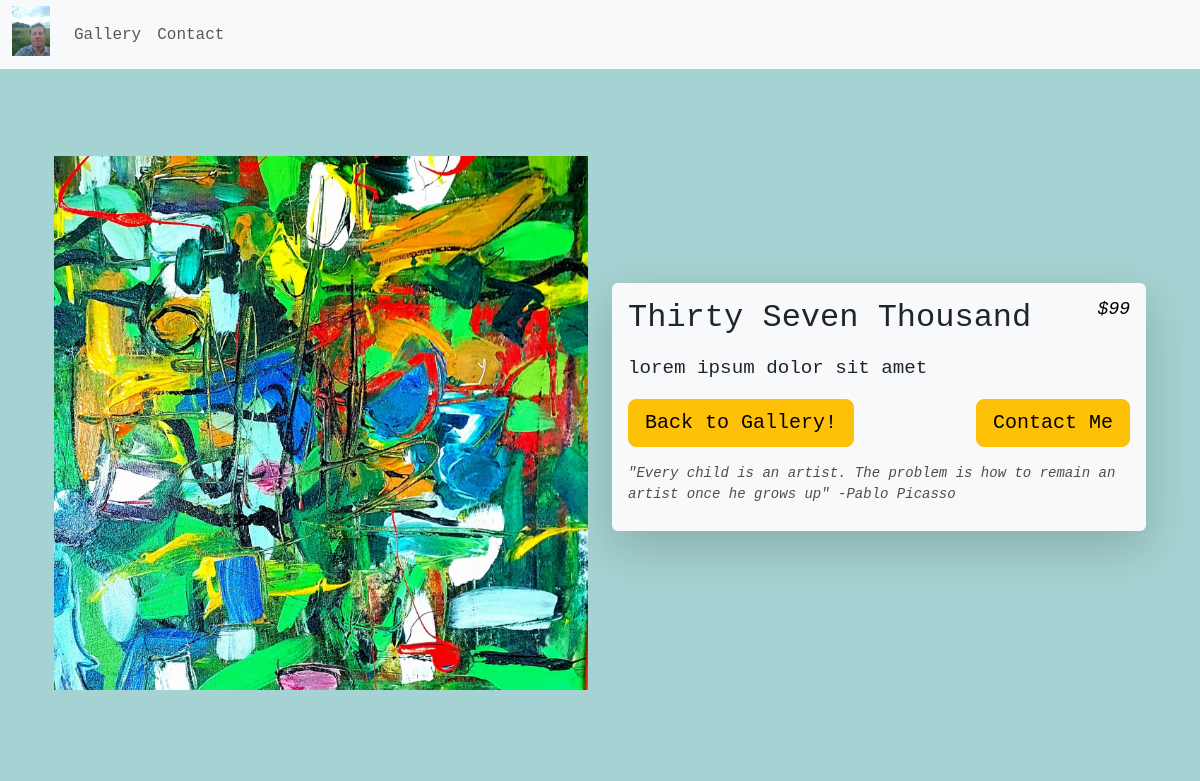
Before: /gallery/Thirty Seven Thousand/ with the older database file.
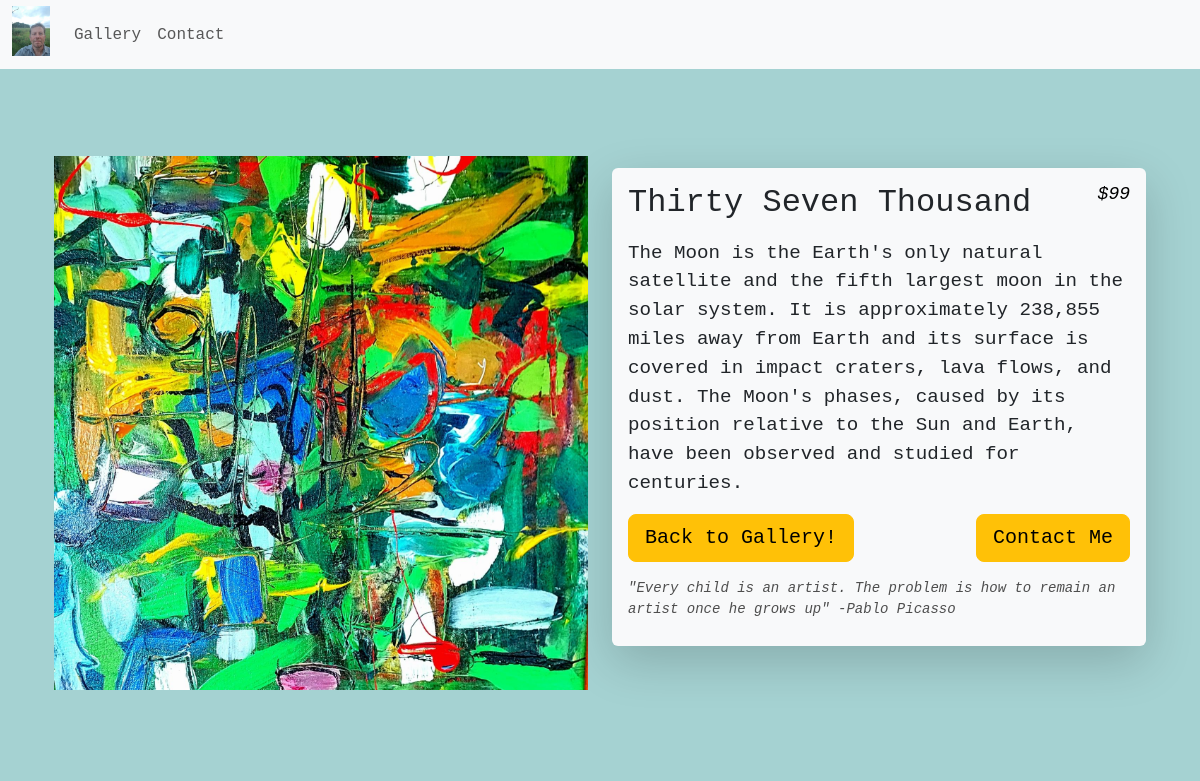
After: the same page with the newer database file.
### jimTheArtist/models.py (models this page shows, shortened)
class Painting(models.Model):
    title = models.CharField(max_length=100)
    description = models.TextField()
    price = models.IntegerField()
    image = models.ImageField(upload_to='paintings/')

### jimTheArtist/views.py (the view)
# urls.py: path('gallery/<str:painting_name>/', views.painting, name='painting'),
def painting(request, painting_name):
    painting = get_object_or_404(Painting, title=painting_name)
    return render(request, 'painting.html', {'painting': painting, 'quote': random.choice(quotes)})

### jimTheArtist/templates/painting.html (shortened to what this page needs)
{% extends 'base.html' %}
{% block content %}
<div class="container">
    <div class="row">
        <div class="col-md-6">
            <span class="d-block mb-3"><img class="full-screen-image w-100 painting_img" src="{{ painting.image.url }}"></span>
        </div>
        <div class="col-md-6 d-flex flex-column justify-content-center">
            <div class="shadow-lg p-3 mb-5 bg-body-tertiary rounded">
              <div class="mb-3">
                <h1 class="h2 mb-2 painting_title">{{ painting.title }} <span class="price-text h5"> ${{ painting.price }}</span></h1>
                <p class="small painting-text">{{ painting.description }}</p>
              </div>
              <div class="d-flex justify-content-between mb-3">
                <a href="{% url 'gallery' %}" class="btn btn-warning btn-lg mr-3">Back to Gallery!</a>
                <a href="{% url 'contact' %}" class="btn btn-warning btn-lg">Contact Me</a>
              </div>
              <p class="small mb-0 quote-text">{{ quote }}</p>
            </div>
          </div>
    </div>
</div>
{% endblock %}

Changed rows visible on the page:
changed Painting "Thirty Seven Thousand": description "lorem ipsum dolor sit amet" → "The Moon is the Earth's only natural satellite and the fifth largest moon in the solar system. It is approximately 238,855 miles away from Earth and its surface is covered in impact craters, lava flows, and dust. The Moon's phases, caused by its position relative to the Sun and Earth, have been observed and studied for centuries."
